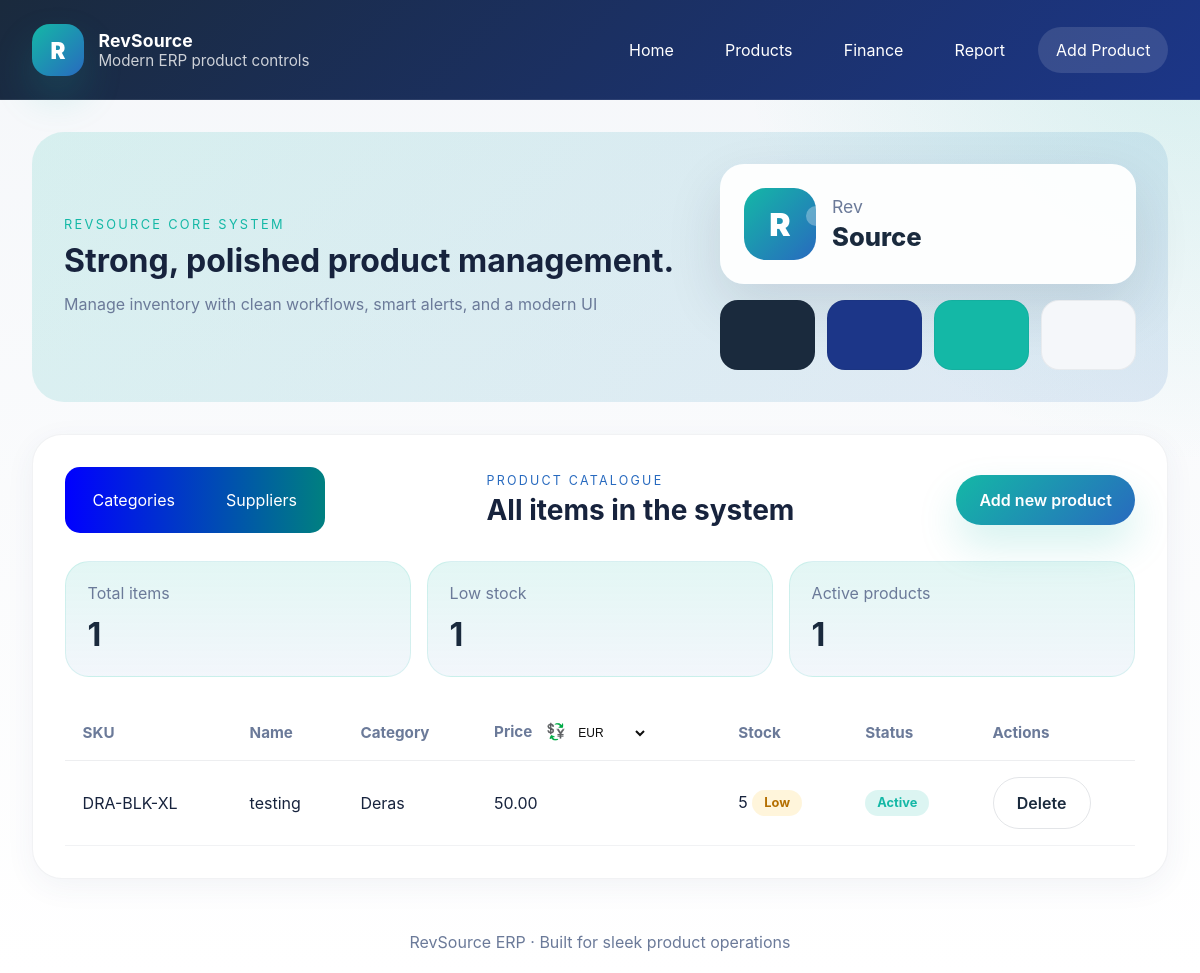
Screenshot of /products/ with the database file from the repository.
### products/models.py (models this page shows, shortened)
class Product(models.Model):
    UNIT_CHOICES = [
        ('piece', 'Piece'),
        ('kg', 'Kilogram'),
        ('liter', 'Liter'),
        ('meter', 'Meter'),
        ('box', 'Box'),
        ('pack', 'Pack'),
    ]
    name = models.CharField(max_length=255)
    description = models.TextField(blank=True)
    sku = models.CharField(max_length=100, unique=True, help_text="Stock Keeping Unit")
    barcode = models.CharField(max_length=100, blank=True, unique=True)
    category = models.ForeignKey(Category, on_delete=models.SET_NULL, null=True, blank=True)
    supplier = models.ForeignKey(Supplier, on_delete=models.SET_NULL, null=True, blank=True)
    currency = models.ForeignKey('finance.Currency', on_delete=models.SET_NULL, null=True, blank=True, default=1)
    cost_price = models.DecimalField(max_digits=10, decimal_places=2, validators=[MinValueValidator(Decimal('0.00'))])
    selling_price = models.DecimalField(max_digits=10, decimal_places=2, validators=[MinValueValidator(Decimal('0.00'))])
    discount_percentage = models.DecimalField(max_digits=5, decimal_places=2, default=Decimal('0.00'), validators=[MinValueValidator(Decimal('0.00'))])
    stock_quantity = models.PositiveIntegerField(default=0)
    reorder_point = models.PositiveIntegerField(default=0, help_text="Minimum stock level before reorder")
    unit = models.CharField(max_length=20, choices=UNIT_CHOICES, default='piece')
    weight = models.DecimalField(max_digits=10, decimal_places=2, null=True, blank=True, validators=[MinValueValidator(Decimal('0.00'))])
    dimensions = models.CharField(max_length=100, blank=True, help_text="e.g., 10x20x30 cm")
    image = models.ImageField(upload_to='products/', blank=True, null=True)
    is_active = models.BooleanField(default=True)
    created_at = models.DateTimeField(auto_now_add=True)
    updated_at = models.DateTimeField(auto_now=True)
    @property
    def discounted_price(self):
        if self.discount_percentage > 0:
            discount = (self.selling_price * self.discount_percentage) / 100
            return self.selling_price - discount
        return self.selling_price
    @property
    def discounted_price_base_currency(self):
        if not self.currency:
            return self.discounted_price
        base_currency = self.currency.__class__.objects.filter(is_base=True).first()
        if not base_currency or self.currency == base_currency:
            return self.discounted_price
        return self.discounted_price / self.currency.exchange_rate
    @property
    def is_low_stock(self):
        return self.stock_quantity <= self.reorder_point
    class Meta:
        ordering = ['name']

class Category(models.Model):
    name = models.CharField(max_length=255, unique=True)
    description = models.TextField(blank=True)
    parent = models.ForeignKey('self', on_delete=models.CASCADE, null=True, blank=True, related_name='subcategories')
    is_active = models.BooleanField(default=True)
    created_at = models.DateTimeField(auto_now_add=True)
    updated_at = models.DateTimeField(auto_now=True)
    class Meta:
        verbose_name_plural = "Categories"

### products/views.py (the view)
# urls.py: path('', views.ProductListView.as_view(), name='list'),
class ProductListView(ListView):
    model = Product
    template_name = 'products/product_list.html'
    context_object_name = 'products'
    paginate_by = 25
    def get_queryset(self):
        return Product.objects.select_related('category', 'currency').order_by('name')
    def get_context_data(self, **kwargs):
        context = super().get_context_data(**kwargs)
        all_products = self.get_queryset()
        context['total_products'] = all_products.count()
        context['low_stock_count'] = all_products.filter(
            stock_quantity__lte=F('reorder_point')
        ).count()
        currencies = Currency.objects.filter(is_active=True)
        base_currency = currencies.filter(is_base=True).first()
        context['currencies'] = currencies
        context['currency_data'] = {
            "baseCurrency": base_currency.code if base_currency else "USD",
            "currencies": {
                c.code: {
                    "symbol": c.symbol,
                    "exchange_rate": float(c.exchange_rate)
                }
                for c in currencies
            }
        }
        return context

### RevSource_system/context_processors.py (called while the page is built)
def currency_context(request):
    currencies = Currency.objects.filter(is_active=True)
    base_currency = currencies.filter(is_base=True).first()
    return {
        'currencies': currencies,
        'base_currency': base_currency.code if base_currency else 'USD',
    }

### products/templates/products/product_list.html
{% extends 'products/base.html' %}
{% load static %}
{% block content %}
<section class="section-panel">
    <div class="section-header">
        <nav class="site-nav" style="background: linear-gradient(to right, blue, teal); padding: 10px; border-radius: 15px;">
            <a href="{% url 'products:category-list' %}">Categories</a>
            <a href="{% url 'products:supplier-list' %}">Suppliers</a>
        </nav>
        <div>
            <p class="section-label">Product catalogue</p>
            <h2>All items in the system</h2>
        </div>
        <div style="display: flex; gap: 10px; align-items: center;">
            <a href="{% url 'products:add' %}" class="btn btn-accent">Add new product</a>
        </div>
    </div>
    <div class="stats-grid">
        <article class="stat-card">
            <span class="stat-title">Total items</span>
            <strong>{{ total_products }}</strong>
        </article>
        <article class="stat-card">
            <span class="stat-title">Low stock</span>
            <strong>{{ low_stock_count }}</strong>
        </article>
        <article class="stat-card">
            <span class="stat-title">Active products</span>
            <strong>{{ total_products }}</strong>
        </article>
    </div>
    <div class="table-card">
        <table class="product-table">
            <thead>
                <tr>
                    <th>SKU</th>
                    <th>Name</th>
                    <th>Category</th>
                    <th>
                        Price
                        <div class="currency-selector" style="display: inline-block; margin-left: 10px;">
                            <select id="currency-selector-table" class="currency-select" style="font-size: 12px; padding: 2px 4px;">
                               {% for currency in currencies %}
                                <option value="{{ currency.code }}" {% if currency.code == selected_currency %}selected{% endif %} data-symbol="{{ currency.symbol }}" >
                                    {{ currency.code }}
                                </option>
                                {% endfor %}
                            </select>
                        </div>
                    </th>
                    <th>Stock</th>
                    <th>Status</th>
                    <th class="actions-col">Actions</th>
                </tr>
            </thead>
            <tbody>
                {% for product in products %}
                <tr>
                    <td>{{ product.sku }}</td>
                    <td>{{ product.name }}</td>
                    <td>{% if product.category %}{{ product.category.name }}{% else %}—{% endif %}</td>
                    <td><span data-amount="{{ product.discounted_price_base_currency }}" data-currency="{{ product.currency.code }}">{{ product.conc }}{{ product.discounted_price|floatformat:2 }}</span></td>
                    <td>
                        {{ product.stock_quantity }}
                        {% if product.is_low_stock %}
                        <span class="badge badge-warning">Low</span>
                        {% endif %}
                    </td>
                    <td>
                        {% if product.is_active %}
                            <span class="badge badge-success">Active</span>
                        {% else %}
                            <span class="badge badge-muted">Inactive</span>
                        {% endif %}
                    </td>
                    <td class="actions-col">
                        <a href="{% url 'products:delete' product.pk %}" class="btn btn-outline">Delete</a>
                    </td>
                </tr>
                {% empty %}
                <tr>
                    <td colspan="7" class="empty-state">No products have been added yet.</td>
                </tr>
                {% endfor %}
            </tbody>
        </table>
    </div>
</section>
{% endblock %}

### products/static/products/css/product.css (style rules this page uses)
* { box-sizing: border-box; }
:root { --navy: #1A2A3D; --deep-blue: #1C3688; --teal: #14B8A6; --teal-blue: #286ABF; --surface: #F5F7FA; --text: #17233D; --muted: #6B7A99; --white: #FFFFFF; --shadow: 0 22px 55px rgba(26, 42, 69, 0.12); }
body { margin: 0; font-family: Inter, system-ui, -apple-system, BlinkMacSystemFont, 'Segoe UI', sans-serif; background: radial-gradient(circle at top right, rgba(20, 184, 166, 0.15), transparent 30%), linear-gradient(180deg, #F5F7FA 0%, #FFFFFF 100%); color: var(--text); }
.site-nav { display: flex; gap: 1rem; flex-wrap: wrap; }
.site-nav a { color: white; text-decoration: none; padding: 0.8rem 1.1rem; border-radius: 999px; transition: background 0.2s ease; }
.section-panel { background: white; border-radius: 30px; padding: 2rem; border: 1px solid rgba(22, 42, 78, 0.06); box-shadow: 0 8px 30px rgba(48, 65, 112, 0.06); }
.section-header { display: flex; justify-content: space-between; gap: 1rem; align-items: center; margin-bottom: 1.75rem; }
.section-label { margin: 0; text-transform: uppercase; letter-spacing: 0.18em; font-size: 0.78rem; color: var(--teal-blue); }
.section-panel h2 { margin: 0.35rem 0 0; font-size: 1.75rem; }
.btn { display: inline-flex; align-items: center; justify-content: center; border: none; border-radius: 999px; padding: 0.95rem 1.45rem; font-weight: 600; cursor: pointer; text-decoration: none; transition: transform 0.18s ease, box-shadow 0.18s ease, background 0.18s ease, color 0.18s ease; }
.btn-accent { background: linear-gradient(135deg, var(--teal), var(--teal-blue)); color: white; box-shadow: 0 20px 40px rgba(20, 184, 166, 0.18); }
.btn-outline { background: transparent; color: var(--navy); border: 1px solid rgba(26, 42, 69, 0.12); }
.stats-grid { display: grid; grid-template-columns: repeat(3, minmax(0, 1fr)); gap: 1rem; margin-bottom: 1.75rem; }
.stat-card { padding: 1.35rem; border-radius: 24px; background: linear-gradient(180deg, rgba(20, 184, 166, 0.12), rgba(40, 106, 191, 0.06)); border: 1px solid rgba(20, 184, 166, 0.12); }
.stat-title { display: block; margin-bottom: 0.75rem; color: var(--muted); }
.stat-card strong { font-size: 2rem; color: var(--navy); }
.table-card { overflow-x: auto; }
.product-table { width: 100%; border-collapse: collapse; min-width: 860px; }
.product-table th, .product-table td { padding: 1rem 1.1rem; text-align: left; vertical-align: middle; }
.product-table thead th { color: var(--muted); font-size: 0.95rem; border-bottom: 1px solid rgba(26, 42, 69, 0.08); }
.product-table tbody tr { border-bottom: 1px solid rgba(26, 42, 69, 0.06); }
.badge { display: inline-flex; align-items: center; justify-content: center; border-radius: 999px; padding: 0.35rem 0.75rem; font-size: 0.8rem; font-weight: 700; }
.badge-success { background: rgba(20, 184, 166, 0.15); color: var(--teal); }
.badge-warning { background: rgba(255, 180, 0, 0.14); color: #B46F00; }
.actions-col { width: 160px; }
.currency-selector { display: flex; align-items: center; gap: 0.5rem; font-size: 0.9rem; }
.currency-selector::before { content: '💱'; font-size: 1rem; }
.currency-select { background: rgba(255, 255, 255, 0.1); border: 1px solid rgba(255, 255, 255, 0.2); color: rgb(15, 15, 15); padding: 0.4rem 0.8rem; border-radius: 6px; font-size: 0.85rem; min-width: 80px; }
.currency-select option { background: var(--navy); color: white; }

### rows the page displays
Product: sku "DRA-BLK-XL", name "testing", category.name "Deras", discounted_price "50.00", stock_quantity "5", reorder_point "Low", is_active "Active"

### other values shown
{{ total_products }} "1"
{{ low_stock_count }} "1"
form field value "EUR"
